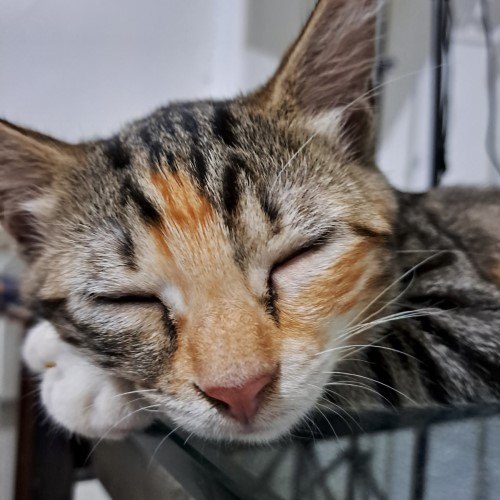
#> input picture image/myu.jpg, 500 x 500 px
$ jupyter execute tugas-1.ipynb
#> lines starting #> are read from the running program, lines starting #| are printed output that depends on the picture; after the words box and inside, x2 and y2 are one past the last pixel; in counts of white or black regions, pixels touching at a corner belong together
## importing lib

[cell 1]
import cv2, os

[cell 2]
path = os.path.dirname(os.path.dirname(os.path.abspath(__name__)))

[cell 3]
path

[cell 4]
img = cv2.imread(os.path.join(path, 'image', 'myu.jpg'))
#> img is the input picture: shape (500, 500, 3); mean B, G, R 107.3, 110.6, 117.5

[cell 5]
cv2.imshow('image', img)
cv2.waitKey(0)
cv2.destroyAllWindows()

## RGB to Grayscale

[cell 6]
grayscale = cv2.cvtColor(img, cv2.COLOR_BGR2GRAY)
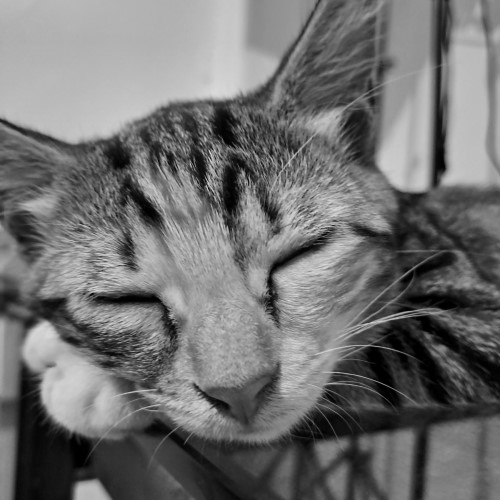
#> grayscale: shape (500, 500); min 0, max 221, mean 112.3

[cell 7]
cv2.imshow('image', grayscale)
cv2.waitKey(0)
cv2.destroyAllWindows()

## Grayscale to Binary Threshold

[cell 8]
thresh, binary = cv2.threshold(grayscale, 128, 255, cv2.THRESH_BINARY | cv2.THRESH_OTSU)
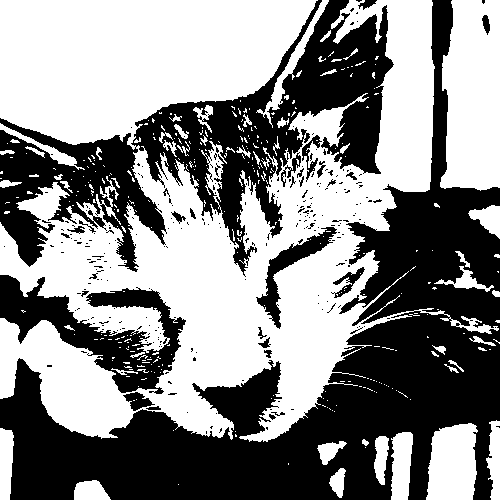
#> binary: shape (500, 500); 53.9% white; 271 black regions (240 under 20 px), largest, box (x1, y1, x2, y2) and area: (0, 0, 500, 500) 68232, (0, 0, 394, 277) 34225, (0, 275, 186, 394) 8236
#> thresh = 108

[cell 9]
cv2.imshow('image', binary)
cv2.waitKey(0)
cv2.destroyAllWindows()

[cell 10]
cv2.imwrite('hasil/output-binary.png', binary)
#> Out = True

$ run again, with image/danautoba.jpg copied over image/myu.jpg
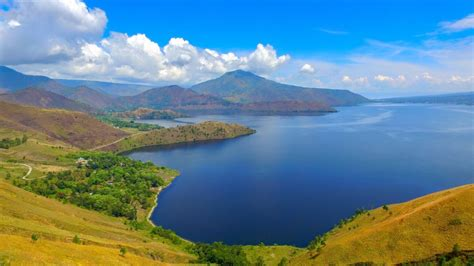
#> input picture image/danautoba.jpg, 474 x 266 px
#> img is the input picture: shape (266, 474, 3); mean B, G, R 145.9, 133, 99.1
#> `grayscale = cv2.cvtColor(img, cv2.COLOR_BGR2GRAY)`:
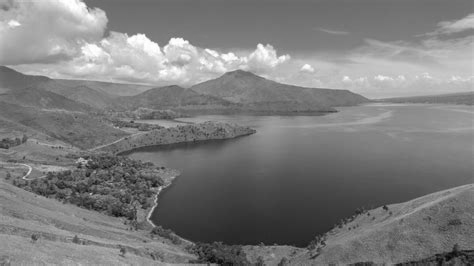
#> grayscale: shape (266, 474); min 5, max 255, mean 124.3
#> `thresh, binary = cv2.threshold(grayscale, 128, 255, cv2.THRESH_BINARY ..`:
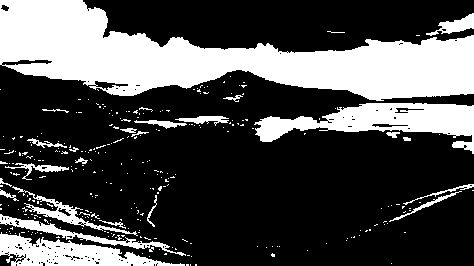
#> binary: shape (266, 474); 29.8% white; 295 white regions (270 under 20 px), largest, box (x1, y1, x2, y2) and area: (0, 0, 474, 101) 24460, (254, 103, 474, 154) 5054, (0, 232, 185, 266) 3028
#> thresh = 138
#> Out = True

$ run again, with image/daun.jpg copied over image/myu.jpg
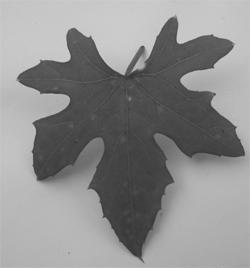
#> input picture image/daun.jpg, 250 x 268 px
#> img is the input picture: shape (268, 250, 3); min 48, max 223, mean 141.3
#> `thresh, binary = cv2.threshold(grayscale, 128, 255, cv2.THRESH_BINARY ..`:
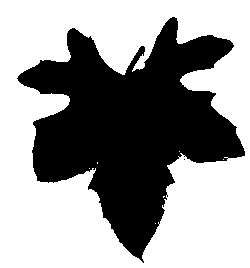
#> binary: shape (268, 250); 59.9% white; 2 black regions (1 under 20 px), largest, box (x1, y1, x2, y2) and area: (17, 17, 245, 263) 26838
#> thresh = 130
#> Out = True
